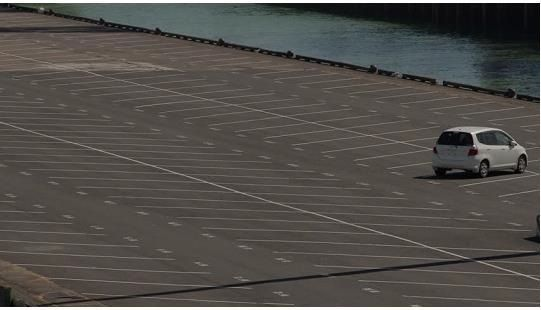
#> input picture Laprak 4/parkir.jpg, 541 x 310 px
$ jupyter execute 'Laprak 6 - Deteksi Tepi.ipynb'
#> lines starting #> are read from the running program, lines starting #| are printed output that depends on the picture
## Import Library

[cell 1]
import cv2 as cv
import numpy as np
import matplotlib.pyplot as plt
#202331175_Rizalwirap

## Membaca Gambar

[cell 2]
image = cv.imread("parkir.jpg")
#> image is the input picture: shape (310, 541, 3); mean B, G, R 74.8, 78.7, 81.7
#202331175_Rizalwirap

## Menampilkan Gambar

## Mendeteksi Tepi Pada Gambar

[cell 3]
image.shape
#> Out = (310, 541, 3)
#202331175_Rizalwirap

[cell 4]
gray = cv.cvtColor(image, cv.COLOR_BGR2GRAY)
edges = cv.Canny(gray, 75, 150)
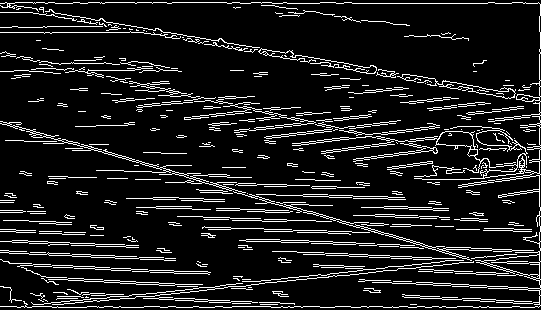
#> edges: shape (310, 541); 11.3% white in thin lines or dots
#202331175_Rizalwirap

[cell 5]
cv.imshow("Gambar Parkir", edges)
cv.waitKey(0)
cv.destroyAllWindows()
#202331175_Rizalwirap

[cell 6]
fig, axs = plt.subplots(1,3, figsize = (10,10))
ax = axs.ravel()

axs[0].imshow(image, cmap = "gray")
axs[0].set_title("Parkir 3 channel RGB")

axs[1].imshow(gray, cmap = "gray")
axs[1].set_title("Parkir convert Grayscale")

axs[2].imshow(edges, cmap = "gray")
axs[2].set_title("Parkir tepi Canny")
#202331175_Rizalwirap
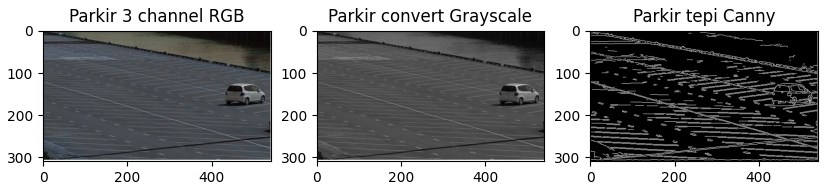
#> figure drawn by matplotlib, 3 panels; B, G, R data is drawn as R, G, B

## Deteksi Garis Lurus

[cell 7]
lines = cv.HoughLinesP(edges, 1, np.pi/180, 30, maxLineGap = 250)
#> lines = 135 rows, first 6: [4, 3, 539, 97], [0, 123, 539, 277], [0, 306, 539, 306], [2, 7, 539, 102], [0, 202, 539, 221], [17, 307, 538, 307]
image_line = image.copy()
#202331175_Rizalwirap

[cell 8]
for line in lines:
    x1, y1, x2, y2 = line[0]
    cv.line(image_line, (x1,y1), (x2,y2), (100,78,95), 1)
#> this loop made 135 passes
#> (x1, y1, x2, y2) on passes 1 to 12: (4, 3, 539, 97), (0, 123, 539, 277), (0, 306, 539, 306), (2, 7, 539, 102), (0, 202, 539, 221), (17, 307, 538, 307), (3, 261, 540, 289), (12, 242, 540, 261), (0, 5, 539, 100), (2, 52, 539, 176), (0, 3, 539, 3), (0, 231, 540, 250)
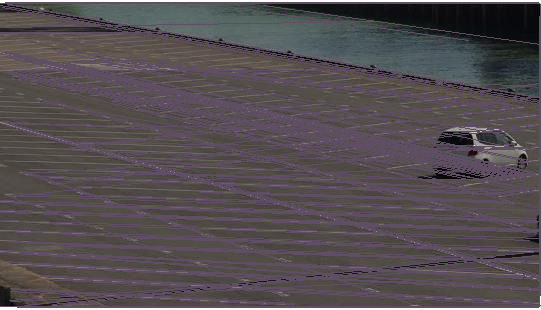
#> image_line: shape (310, 541, 3); mean B, G, R 82, 77.8, 84.6

#202331175_Rizalwirap

[cell 9]
fig, axs = plt.subplots(1,2, figsize = (10,10))
ax = axs.ravel()

axs[0].imshow(edges, cmap = "gray")
axs[0].set_title("Deteksi Tepi")

axs[1].imshow(image_line, cmap = "gray")
axs[1].set_title("Deteksi Garis Lurus")
#202331175_Rizalwirap
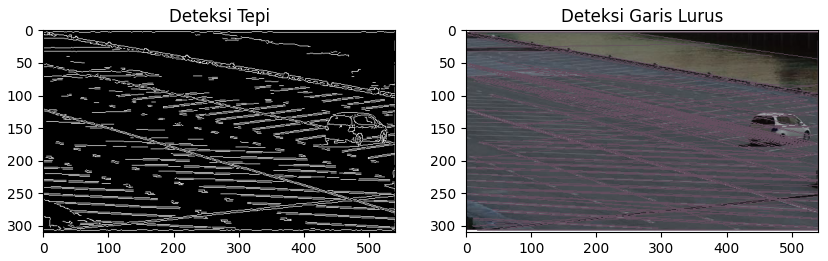
#> figure drawn by matplotlib, 2 panels; B, G, R data is drawn as R, G, B
